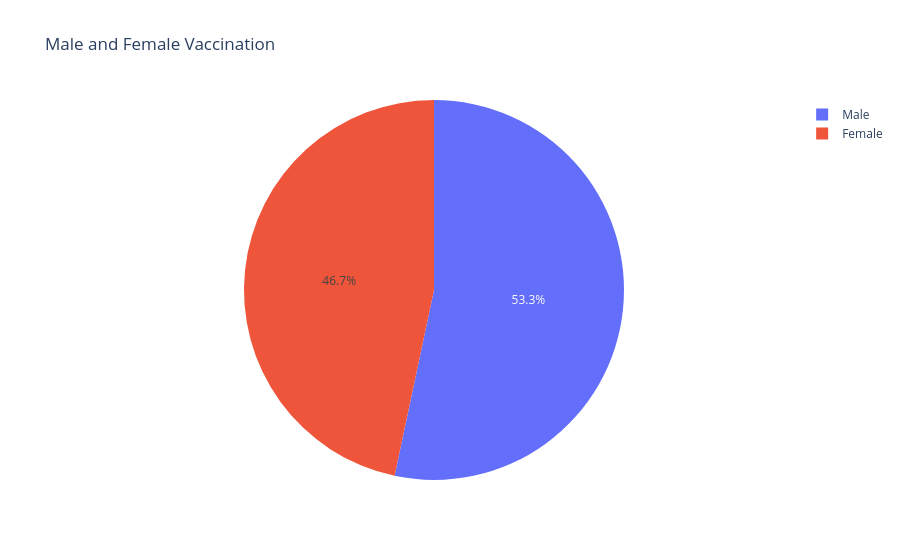

Notebook code for this chart:
### Code cell
# male vs female vaccination

male = vaccination["Male (Doses Administered)"].sum()
female = vaccination["Female (Doses Administered)"].sum()
px.pie(names = ["Male", "Female"], values = [male, female], title = "Male and Female Vaccination" )

### Figure 1 — Plotly figure (JSON) as saved in the notebook; plotly's stock layout.template omitted (floating-point values rounded to 4 significant figures)
{"data": [{"domain": {"x": [0, 1], "y": [0, 1]}, "hovertemplate": "label=%{label}<br>value=%{value}<extra></extra>", "labels": ["Male", "Female"], "legendgroup": "", "name": "", "showlegend": true, "type": "pie", "values": [27010000000.0, 23640000000.0]}], "layout": {"legend": {"tracegroupgap": 0}, "title": {"text": "Male and Female Vaccination"}}}
